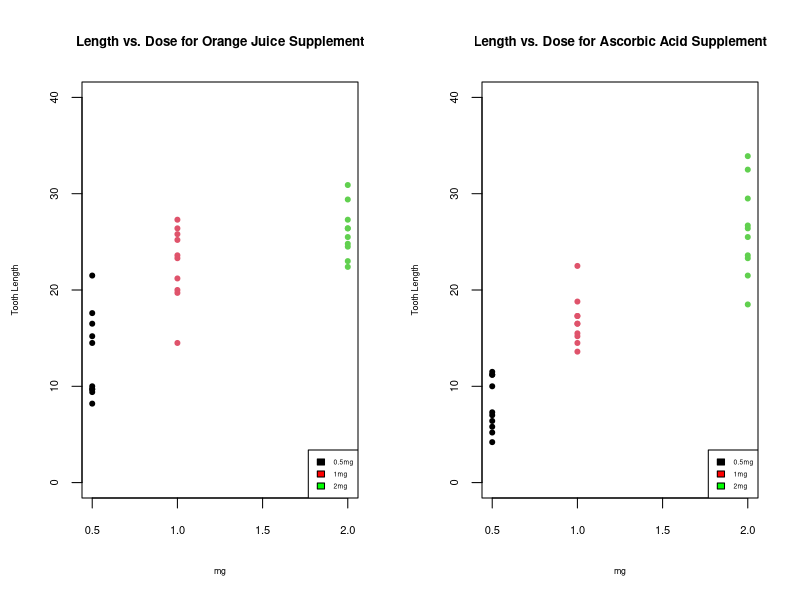
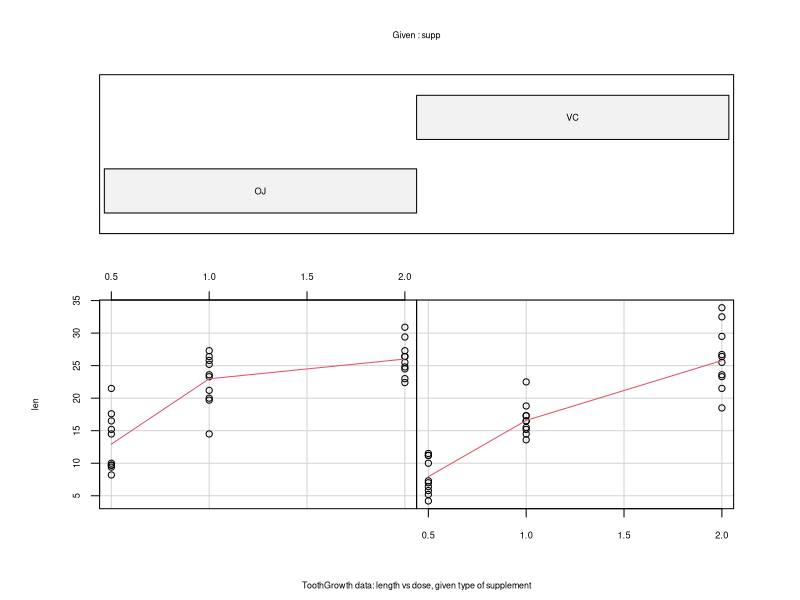

Source code (R) for these figures, in order:
## ---- chunk 1
Sys.setlocale("LC_ALL", "C")
## ---- chunk 2
require(datasets)
rawData <- ToothGrowth
str(rawData)
## ---- chunk 3

## ---- chunk 4

## ---- chunk 5

## ---- chunk 6

## ---- chunk 7
require(graphics)
rawData_OJ <- rawData[rawData$supp == "OJ",]
rawData_OJ$doseF <- as.factor(rawData_OJ$dose)
rawData_VC <- rawData[rawData$supp == "VC",]
rawData_VC$doseF <- as.factor(rawData_VC$dose)

par(ps = 8, cex.lab = 0.8, mfcol = c(1,2))
plot(rawData_OJ$dose, rawData_OJ$len, col = c(rawData_OJ$doseF), pch = 20, main ="Length vs. Dose for Orange Juice Supplement", xlab = "mg", ylab ="Tooth Length", ylim=c(0, 40))
legend("bottomright",cex = 0.6, fill = c("black","red","green"), legend = c("0.5mg","1mg","2mg"))

plot(rawData_VC$dose, rawData_VC$len, col = c(rawData_VC$doseF), pch = 20, main ="Length vs. Dose for Ascorbic Acid Supplement", xlab = "mg", ylab ="Tooth Length", , ylim=c(0, 40))
legend("bottomright",cex = 0.6, fill = c("black","red","green"), legend = c("0.5mg","1mg","2mg"))
## ---- chunk 8
len_OJ <- rawData[rawData$supp == "OJ",]$len
len_OJ_05 <- rawData[rawData$supp == "OJ" & rawData$dose == 0.5,]$len
len_OJ_10 <- rawData[rawData$supp == "OJ" & rawData$dose == 1.0,]$len
len_OJ_20 <- rawData[rawData$supp == "OJ" & rawData$dose == 2.0,]$len

len_VC <- rawData[rawData$supp == "VC",]$len
len_VC_05 <- rawData[rawData$supp == "VC" & rawData$dose == 0.5,]$len
len_VC_10 <- rawData[rawData$supp == "VC" & rawData$dose == 1.0,]$len
len_VC_20 <- rawData[rawData$supp == "VC" & rawData$dose == 2.0,]$len
## ---- chunk 9
getStatistics <- function(data){
  return (list(n = length(data), mean = mean(data), sd = round(sd(data),digits = 3)))
}

##OJ Statistics
stats_OJ_05 <- getStatistics(len_OJ_05)
stats_OJ_10 <- getStatistics(len_OJ_10)
stats_OJ_20 <- getStatistics(len_OJ_20)

##VC Statistics
stats_VC_05 <- getStatistics(len_VC_05)
stats_VC_10 <- getStatistics(len_VC_10)
stats_VC_20 <- getStatistics(len_VC_20)
## ---- chunk 10
t.testOJ_10_vs_05 <- t.test(len_OJ_10, len_OJ_05, paired = FALSE, var.equal = TRUE)
t.testOJ_20_vs_05 <- t.test(len_OJ_20, len_OJ_05, paired = FALSE, var.equal = TRUE)
t.testOJ_20_vs_10 <- t.test(len_OJ_20, len_OJ_10, paired = FALSE, var.equal = TRUE)

t.testVC_10_vs_05 <- t.test(len_VC_10, len_VC_05, paired = FALSE, var.equal = TRUE)
t.testVC_20_vs_05 <-t.test(len_VC_20, len_VC_05, paired = FALSE, var.equal = TRUE)
t.testVC_20_vs_10 <-t.test(len_VC_20, len_VC_10, paired = FALSE, var.equal = TRUE)

t.testOJ_05_vs_VC_05 <- t.test(len_OJ_05, len_VC_05, paired = FALSE, var.equal = TRUE)
t.testOJ_10_vs_VC_10 <- t.test(len_OJ_10, len_VC_10, paired = FALSE, var.equal = TRUE)
t.testOJ_20_vs_VC_20 <- t.test(len_OJ_20, len_VC_20, paired = FALSE, var.equal = TRUE)

t.testOJ_vs_VC <- t.test(len_OJ, len_VC, paired = FALSE, var.equal = TRUE)
## ---- chunk 11
require(graphics)
par(ps = 8, cex.lab = 0.8)
coplot(len ~ dose | supp, data = rawData, panel = panel.smooth, xlab = "ToothGrowth data: length vs dose, given type of supplement")
## ---- chunk 12
##OJ - Orange Juice
s_lenData_OJ_05 <- rawData[rawData$supp == "OJ" & rawData$dose == 0.5,]$len
n_OJ_05 <- length(s_lenData_OJ_05)
mean_OJ_05 <- mean(s_lenData_OJ_05)
sd_OJ_05 <- sd(s_lenData_OJ_05)

s_lenData_OJ_10 <- rawData[rawData$supp == "OJ" & rawData$dose == 1.0,]$len
n_OJ_10 <- length(s_lenData_OJ_10)
mean_OJ_10 <- mean(s_lenData_OJ_10)
sd_OJ_10 <- sd(s_lenData_OJ_10)

s_lenData_OJ_20 <- rawData[rawData$supp == "OJ" & rawData$dose == 2.0,]$len
n_OJ_20 <- length(s_lenData_OJ_20)
mean_OJ_20 <- mean(s_lenData_OJ_20)
sd_OJ_20 <- sd(s_lenData_OJ_20)

##VC - ascorbic acid
s_lenData_VC_05 <- rawData[rawData$supp == "VC" & rawData$dose == 0.5,]$len
n_VC_05 <- length(s_lenData_VC_05)
mean_VC_05 <- mean(s_lenData_VC_05)
sd_VC_05 <- sd(s_lenData_VC_05)

s_lenData_VC_10 <- rawData[rawData$supp == "VC" & rawData$dose == 1.0,]$len
n_VC_10 <- length(s_lenData_VC_10)
mean_VC_10 <- mean(s_lenData_VC_10)
sd_VC_10 <- sd(s_lenData_VC_10)

s_lenData_VC_20 <- rawData[rawData$supp == "VC" & rawData$dose == 2.0,]$len
n_VC_20 <- length(s_lenData_VC_20)
mean_VC_20 <- mean(s_lenData_VC_20)
sd_VC_20 <- sd(s_lenData_VC_20)
